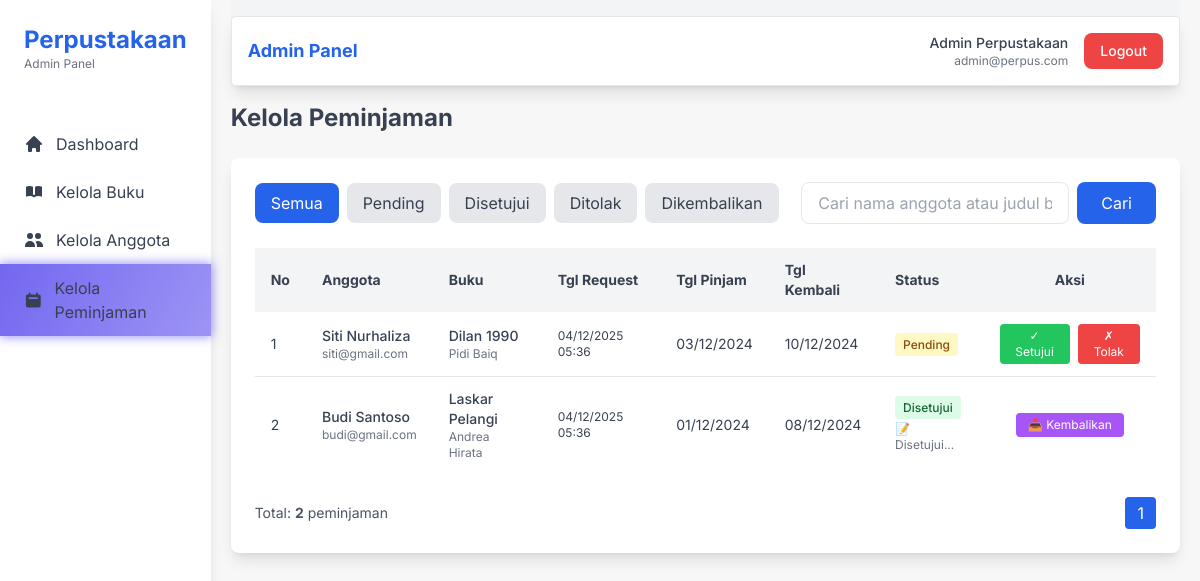
The app's page /admin/kelola-peminjaman.php (signed in), older data.
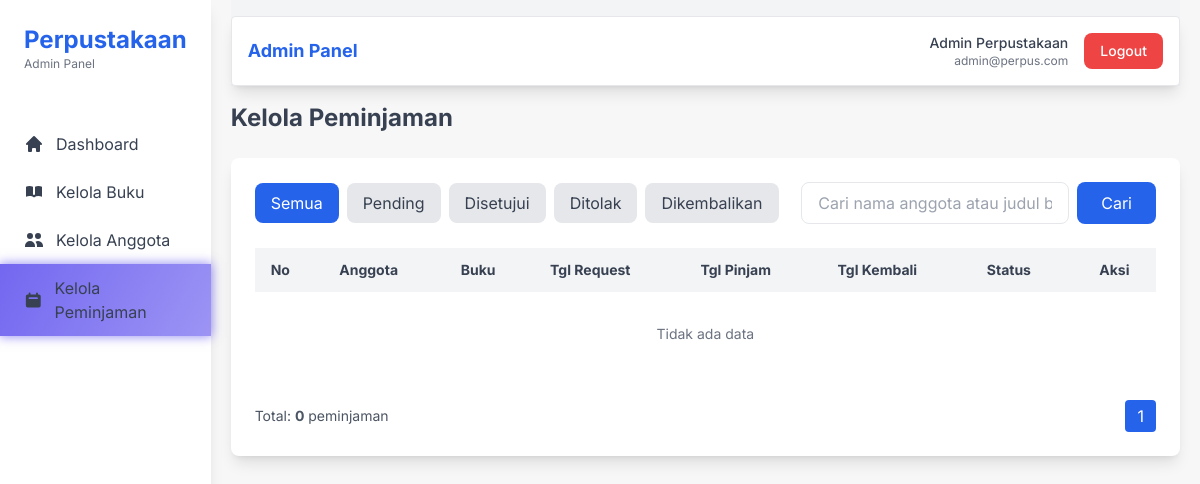
The same page, newer data.
### tables this page shows
CREATE TABLE `peminjaman` (
  `id` int(11) NOT NULL AUTO_INCREMENT,
  `anggota_id` int(11) NOT NULL,
  `book_id` int(11) NOT NULL,
  `tgl_pinjam` date NOT NULL,
  `tgl_kembali` date NOT NULL,
  `tgl_request` datetime NOT NULL DEFAULT current_timestamp(),
  `status` enum('pending','approved','rejected','returned') NOT NULL DEFAULT 'pending',
  `catatan_admin` text DEFAULT NULL,
  PRIMARY KEY (`id`),
  KEY `anggota_id` (`anggota_id`),
  KEY `book_id` (`book_id`),
  CONSTRAINT `peminjaman_ibfk_1` FOREIGN KEY (`anggota_id`) REFERENCES `anggota` (`id`) ON DELETE CASCADE ON UPDATE CASCADE,
  CONSTRAINT `peminjaman_ibfk_2` FOREIGN KEY (`book_id`) REFERENCES `books` (`id`) ON DELETE CASCADE ON UPDATE CASCADE
);

CREATE TABLE `anggota` (
  `id` int(11) NOT NULL AUTO_INCREMENT,
  `nama` varchar(255) NOT NULL,
  `email` varchar(255) NOT NULL,
  `password` varchar(255) NOT NULL,
  `gender` enum('Pria','Wanita') NOT NULL,
  `alamat` text NOT NULL,
  `no_telepon` varchar(20) DEFAULT NULL,
  `status` enum('Tidak Meminjam','Sedang Meminjam') NOT NULL DEFAULT 'Tidak Meminjam',
  `foto` varchar(255) DEFAULT 'foto-default.jpg',
  PRIMARY KEY (`id`),
  UNIQUE KEY `email` (`email`)
);

CREATE TABLE `books` (
  `id` int(11) NOT NULL AUTO_INCREMENT,
  `judul` varchar(255) NOT NULL,
  `kategori` varchar(255) NOT NULL,
  `pengarang` varchar(255) NOT NULL,
  `penerbit` varchar(255) NOT NULL,
  `tahun_terbit` year DEFAULT NULL,
  `isbn` varchar(50) DEFAULT NULL,
  `jumlah_stok` int(11) NOT NULL DEFAULT 1,
  `status` enum('Tersedia','Dipinjam','Tidak Tersedia') NOT NULL DEFAULT 'Tersedia',
  `cover` varchar(255) DEFAULT 'default-cover.jpg',
  PRIMARY KEY (`id`)
);

### admin/kelola-peminjaman.php (the view, shortened to what this page needs)
<?php
require_once __DIR__ . '/../db-config.php';
$filter = $_GET['filter'] ?? 'all';
$search = $_POST['search'] ?? '';
$page = $_POST['page'] ?? 1;
$perPage = 10;
$offset = ($page - 1) * $perPage;
$whereConditions = [];
$params = [];
$whereClause = !empty($whereConditions) ? "WHERE " . implode(" AND ", $whereConditions) : "";
$sql = "SELECT COUNT(*) as total FROM peminjaman p
        INNER JOIN anggota a ON p.anggota_id = a.id
        INNER JOIN books b ON p.book_id = b.id
        $whereClause";
$stmt = $connection->prepare($sql);
$stmt->execute($params);
$totalData = $stmt->fetch()['total'];
$totalPages = ceil($totalData / $perPage) ?: 1;
$sql = "SELECT p.*, a.nama as nama_anggota, a.email as email_anggota,
        b.judul as judul_buku, b.pengarang, b.penerbit
        FROM peminjaman p
        INNER JOIN anggota a ON p.anggota_id = a.id
        INNER JOIN books b ON p.book_id = b.id
        $whereClause
        ORDER BY p.tgl_request DESC, p.id DESC
        LIMIT $perPage OFFSET $offset";
$stmt = $connection->prepare($sql);
$stmt->execute($params);
$peminjamans = $stmt->fetchAll();
require_once __DIR__ . '/layout/top.php';
?>
<section>
  <div class="flex items-center justify-between mt-4">
    <h1 class="text-2xl font-bold">Kelola Peminjaman</h1>
  </div>
</section>
<div class="bg-white rounded-lg p-6 my-6 shadow-lg">
  <div class="mb-6 flex flex-wrap gap-4 items-center justify-between">
    <div class="flex gap-2">
      <a href="?filter=all" class="px-4 py-2 rounded-lg <?= $filter == 'all' ? 'bg-blue-600 text-white' : 'bg-gray-200 hover:bg-gray-300' ?>">
        Semua
      </a>
      <a href="?filter=pending" class="px-4 py-2 rounded-lg <?= $filter == 'pending' ? 'bg-yellow-600 text-white' : 'bg-gray-200 hover:bg-gray-300' ?>">
        Pending
      </a>
      <a href="?filter=approved" class="px-4 py-2 rounded-lg <?= $filter == 'approved' ? 'bg-green-600 text-white' : 'bg-gray-200 hover:bg-gray-300' ?>">
        Disetujui
      </a>
      <a href="?filter=rejected" class="px-4 py-2 rounded-lg <?= $filter == 'rejected' ? 'bg-red-600 text-white' : 'bg-gray-200 hover:bg-gray-300' ?>">
        Ditolak
      </a>
      <a href="?filter=returned" class="px-4 py-2 rounded-lg <?= $filter == 'returned' ? 'bg-purple-600 text-white' : 'bg-gray-200 hover:bg-gray-300' ?>">
        Dikembalikan
      </a>
    </div>
    <form method="POST" class="flex gap-2">
      <input type="text" name="search" value="<?= htmlspecialchars($search) ?>"
        class="px-4 py-2 border rounded-lg focus:outline-none focus:ring-2 focus:ring-blue-500"
        placeholder="Cari nama anggota atau judul buku...">
      <button type="submit" class="bg-blue-600 hover:bg-blue-700 text-white px-6 py-2 rounded-lg">Cari</button>
    </form>
  </div>
  <div class="overflow-x-auto">
    <table class="w-full text-sm">
      <thead class="bg-gray-100 text-gray-700">
        <tr>
          <th class="px-4 py-3 text-left">No</th>
          <th class="px-4 py-3 text-left">Anggota</th>
          <th class="px-4 py-3 text-left">Buku</th>
          <th class="px-4 py-3 text-left">Tgl Request</th>
          <th class="px-4 py-3 text-left">Tgl Pinjam</th>
          <th class="px-4 py-3 text-left">Tgl Kembali</th>
          <th class="px-4 py-3 text-left">Status</th>
          <th class="px-4 py-3 text-center">Aksi</th>
        </tr>
      </thead>
      <tbody class="divide-y">
        <?php if (empty($peminjamans)): ?>
          <tr><td colspan="8" class="px-4 py-8 text-center text-gray-500">Tidak ada data</td></tr>
        <?php else: ?>
          <?php foreach ($peminjamans as $i => $p): ?>
            <tr class="hover:bg-gray-50">
              <td class="px-4 py-3"><?= $offset + $i + 1 ?></td>
              <td class="px-4 py-3">
                <div class="font-medium"><?= htmlspecialchars($p['nama_anggota']) ?></div>
                <div class="text-xs text-gray-500"><?= htmlspecialchars($p['email_anggota']) ?></div>
              </td>
              <td class="px-4 py-3">
                <div class="font-medium"><?= htmlspecialchars($p['judul_buku']) ?></div>
                <div class="text-xs text-gray-500"><?= htmlspecialchars($p['pengarang']) ?></div>
              </td>
              <td class="px-4 py-3 text-xs"><?= date('d/m/Y H:i', strtotime($p['tgl_request'])) ?></td>
              <td class="px-4 py-3"><?= date('d/m/Y', strtotime($p['tgl_pinjam'])) ?></td>
              <td class="px-4 py-3"><?= date('d/m/Y', strtotime($p['tgl_kembali'])) ?></td>
              <td class="px-4 py-3">
                <?php
                $statusColors = [
                  'pending' => 'bg-yellow-100 text-yellow-800',
                  'approved' => 'bg-green-100 text-green-800',
                  'rejected' => 'bg-red-100 text-red-800',
                  'returned' => 'bg-purple-100 text-purple-800'
                ];
                $statusLabels = [
                  'pending' => 'Pending',
                  'approved' => 'Disetujui',
                  'rejected' => 'Ditolak',
                  'returned' => 'Dikembalikan'
                ];
                ?>
                <span class="px-2 py-1 rounded text-xs font-medium <?= $statusColors[$p['status']] ?>">
                  <?= $statusLabels[$p['status']] ?>
                </span>
                <?php if ($p['catatan_admin']): ?>
                  <div class="text-xs text-gray-500 mt-1" title="<?= htmlspecialchars($p['catatan_admin']) ?>">
                    📝 <?= htmlspecialchars(substr($p['catatan_admin'], 0, 30)) ?>...
                  </div>
                <?php endif; ?>
              </td>
              <td class="px-4 py-3">
                <div class="flex justify-center gap-2">
                  <?php if ($p['status'] == 'pending'): ?>
                    <button onclick="showApproveModal(<?= $p['id'] ?>, '<?= htmlspecialchars($p['nama_anggota']) ?>', '<?= htmlspecialchars($p['judul_buku']) ?>')"
                      class="bg-green-500 hover:bg-green-600 text-white px-3 py-1 rounded text-xs">
                      ✓ Setujui
                    </button>
                    <button onclick="showRejectModal(<?= $p['id'] ?>, '<?= htmlspecialchars($p['nama_anggota']) ?>', '<?= htmlspecialchars($p['judul_buku']) ?>')"
                      class="bg-red-500 hover:bg-red-600 text-white px-3 py-1 rounded text-xs">
                      ✗ Tolak
                    </button>
                  <?php elseif ($p['status'] == 'approved'): ?>
                    <form method="POST" action="../logic/admin/peminjaman-return.php"
                      onsubmit="return confirm('Konfirmasi buku sudah dikembalikan?')">
                      <button type="submit" class="bg-purple-500 hover:bg-purple-600 text-white px-3 py-1 rounded text-xs">
                        📥 Kembalikan
                      </button>
                    </form>
                  <?php else: ?>
                    <span class="text-gray-400 text-xs">-</span>
                  <?php endif; ?>
                </div>
              </td>
            </tr>
          <?php endforeach; ?>
        <?php endif; ?>
      </tbody>
    </table>
  </div>
  <div class="flex items-center justify-between mt-6">
    <p class="text-sm text-gray-600">Total: <strong><?= $totalData ?></strong> peminjaman</p>
    <div class="flex gap-1">
      <?php for ($i = 1; $i <= $totalPages; $i++): ?>
        <form method="POST" class="inline">
          <button type="submit" class="px-3 py-1 rounded <?= $i == $page ? 'bg-blue-600 text-white' : 'bg-gray-200 hover:bg-gray-300' ?>">
            <?= $i ?>
          </button>
        </form>
      <?php endfor; ?>
    </div>
  </div>
</div>
<?php require_once __DIR__ . '/layout/bottom.php'; ?>

### admin/layout/top.php (shortened to what this page needs)
<!DOCTYPE html>
<html lang="en">
<head>
  <script src="https://cdn.tailwindcss.com"></script>
</head>
<body>
  <div class="flex text-gray-700">
    <?php require_once __DIR__ . '/sidebar.php'; ?>
    <section class="w-full mx-5">
      <?php require_once __DIR__ . '/navbar.php'; ?>

### admin/layout/sidebar.php
<?php $currentPage = basename($_SERVER['PHP_SELF']); ?>
<aside class="w-64 bg-white h-screen sticky top-0 left-0 shadow-lg">
  <div class="p-6">
    <h1 class="text-2xl font-bold text-blue-600">Perpustakaan</h1>
    <p class="text-xs text-gray-500">Admin Panel</p>
  </div>
  <nav class="mt-6">
    <a href="dashboard.php" class="flex items-center px-6 py-3 text-gray-700 hover:bg-gray-100 <?= $currentPage == 'dashboard.php' ? 'active' : '' ?>">
      <svg class="w-5 h-5 mr-3" fill="currentColor" viewBox="0 0 20 20">
        <path d="M10.707 2.293a1 1 0 00-1.414 0l-7 7a1 1 0 001.414 1.414L4 10.414V17a1 1 0 001 1h2a1 1 0 001-1v-2a1 1 0 011-1h2a1 1 0 011 1v2a1 1 0 001 1h2a1 1 0 001-1v-6.586l.293.293a1 1 0 001.414-1.414l-7-7z"/>
      </svg>
      Dashboard
    </a>
    <a href="kelola-buku.php" class="flex items-center px-6 py-3 text-gray-700 hover:bg-gray-100 <?= in_array($currentPage, ['kelola-buku.php', 'kelola-buku-add.php', 'kelola-buku-edit.php']) ? 'active' : '' ?>">
      <svg class="w-5 h-5 mr-3" fill="currentColor" viewBox="0 0 20 20">
        <path d="M9 4.804A7.968 7.968 0 005.5 4c-1.255 0-2.443.29-3.5.804v10A7.969 7.969 0 015.5 14c1.669 0 3.218.51 4.5 1.385A7.962 7.962 0 0114.5 14c1.255 0 2.443.29 3.5.804v-10A7.968 7.968 0 0014.5 4c-1.255 0-2.443.29-3.5.804V12a1 1 0 11-2 0V4.804z"/>
      </svg>
      Kelola Buku
    </a>
    <a href="kelola-anggota.php" class="flex items-center px-6 py-3 text-gray-700 hover:bg-gray-100 <?= in_array($currentPage, ['kelola-anggota.php', 'kelola-anggota-add.php', 'kelola-anggota-edit.php']) ? 'active' : '' ?>">
      <svg class="w-5 h-5 mr-3" fill="currentColor" viewBox="0 0 20 20">
        <path d="M9 6a3 3 0 11-6 0 3 3 0 016 0zM17 6a3 3 0 11-6 0 3 3 0 016 0zM12.93 17c.046-.327.07-.66.07-1a6.97 6.97 0 00-1.5-4.33A5 5 0 0119 16v1h-6.07zM6 11a5 5 0 015 5v1H1v-1a5 5 0 015-5z"/>
      </svg>
      Kelola Anggota
    </a>
    <a href="kelola-peminjaman.php" class="flex items-center px-6 py-3 text-gray-700 hover:bg-gray-100 <?= $currentPage == 'kelola-peminjaman.php' ? 'active' : '' ?>">
      <svg class="w-5 h-5 mr-3" fill="currentColor" viewBox="0 0 20 20">
        <path fill-rule="evenodd" d="M6 2a1 1 0 00-1 1v1H4a2 2 0 00-2 2v10a2 2 0 002 2h12a2 2 0 002-2V6a2 2 0 00-2-2h-1V3a1 1 0 10-2 0v1H7V3a1 1 0 00-1-1zm0 5a1 1 0 000 2h8a1 1 0 100-2H6z" clip-rule="evenodd"/>
      </svg>
      Kelola Peminjaman
    </a>
  </nav>
</aside>

### admin/layout/navbar.php
<section class="sticky top-0 bg-gray-100 pt-4 z-10">
  <div class="flex items-center justify-between bg-white rounded p-4 shadow-lg border">
    <div class="flex items-center space-x-4">
      <h1 class="text-lg font-bold text-blue-600">Admin Panel</h1>
    </div>
    <div class="flex items-center space-x-4">
      <div class="text-right">
        <h4 class="text-sm font-medium"><?= $_SESSION['nama'] ?></h4>
        <p class="text-xs text-gray-500"><?= $_SESSION['email'] ?></p>
      </div>
      <a href="../auth/logout.php" class="bg-red-500 hover:bg-red-600 text-white px-4 py-2 rounded-lg text-sm font-medium">
        Logout
      </a>
    </div>
  </div>
</section>

### admin/layout/bottom.php
    </section>
  </div>
</body>
</html>

### admin/layout/top.php (style rules this page uses)
body { font-family: 'Inter', sans-serif; background-color: #f7f7f7; }
.active { background: linear-gradient(118deg, #7367f0, rgba(115, 103, 240, 0.7)); color: white; box-shadow: 0 0 10px 1px rgb(115 103 240 / 70%); }

Row changes from the older to the newer data that the page shows:
removed peminjaman: i "1", anggota.nama "Siti Nurhaliza", anggota.email "siti@gmail.com", book.judul "Dilan 1990", book.pengarang "Pidi Baiq", tgl_request "04/12/2025 05:36", tgl_pinjam "03/12/2024", tgl_kembali "10/12/2024", status "Pending"
removed peminjaman: i "2", anggota.nama "Budi Santoso", anggota.email "budi@gmail.com", book.judul "Laskar Pelangi", book.pengarang "Andrea Hirata", tgl_request "04/12/2025 05:36", tgl_pinjam "01/12/2024", tgl_kembali "08/12/2024", status "Disetujui", catatan_admin "Disetujui"
Text that changed along with them:
$totalData: "2" → "0"
text now shown: "Tidak ada data"
